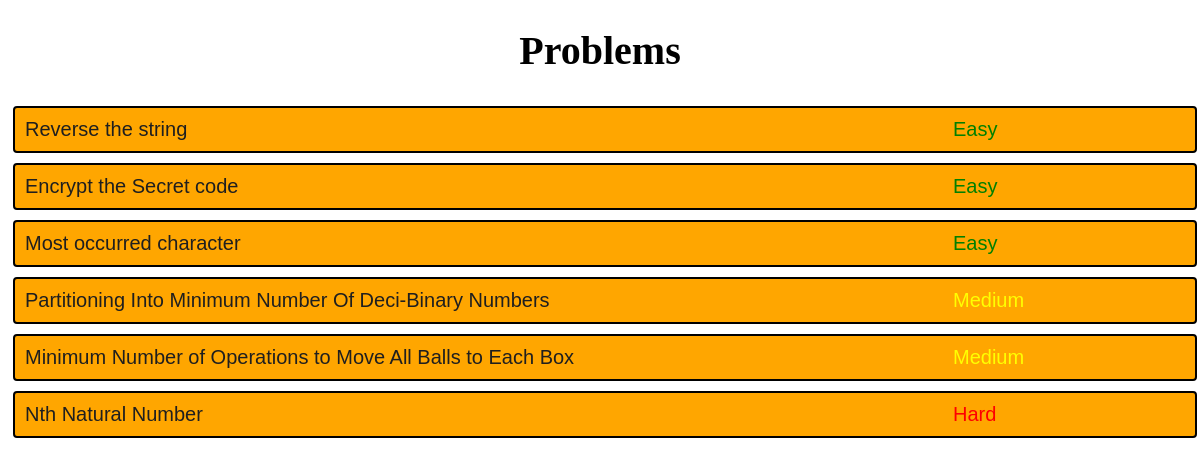
Screenshot of /coding/ with the database file from the repository.
### Problem/models.py (models this page shows)
class Problem(models.Model):
    statement=models.TextField()
    input = models.TextField()
    output = models.TextField()
    title = models.TextField()
    difficulty = models.CharField(max_length=30,default="Easy")
    datatype = models.CharField(max_length=20,default='int')
    color = models.CharField(max_length=20,default="green")

### Problem/views.py (the view)
# urls.py: path('',Problems,name='problem'),
def Problems(request):
    problems = Problem.objects.all()
    return render(request,'Problem/problems.html',{'problems':problems})

### templates/Problem/problems.html (shortened to what this page needs)
<!DOCTYPE html>
<html lang="en">
{% load static %}
<head>
   <link rel="stylesheet" href="{% static 'css/problem.css' %}">
</head>
<body>
<h1>Problems</h1>
    <section class="btn-container">
        {% for problem in problems %}
        <form action="{% url 'coding' %}" method="post">
        <button class="btn" type="submit" style="cursor: pointer;"><div style="display: inline-block;width: 80%;">{{problem.title}}</div><div style="display: inline-block;color:{{problem.color}};">{{problem.difficulty}}</div></button>
        </form>
        {% endfor %}
    </section>
</body>
</html>

### static/css/problem.css (style rules this page uses)
h1 { text-align: center; font-size: 40px; }
.btn { color: rgb(31, 31, 31); background:rgb(255, 166, 0); border: 2px solid black; border-radius: 4px; font-size: 20px; width: 100%; float: left; padding: 10px; text-align: start; margin:5px ; }

### rows the page displays
Problem: title "Reverse the string", difficulty "Easy"
Problem: title "Encrypt the Secret code", difficulty "Easy"
Problem: title "Most occurred character", difficulty "Easy"
Problem: title "Partitioning Into Minimum Number Of Deci-Binary Numbers", difficulty "Medium"
Problem: title "Minimum Number of Operations to Move All Balls to Each Box", difficulty "Medium"
Problem: title "Nth Natural Number", difficulty "Hard"
